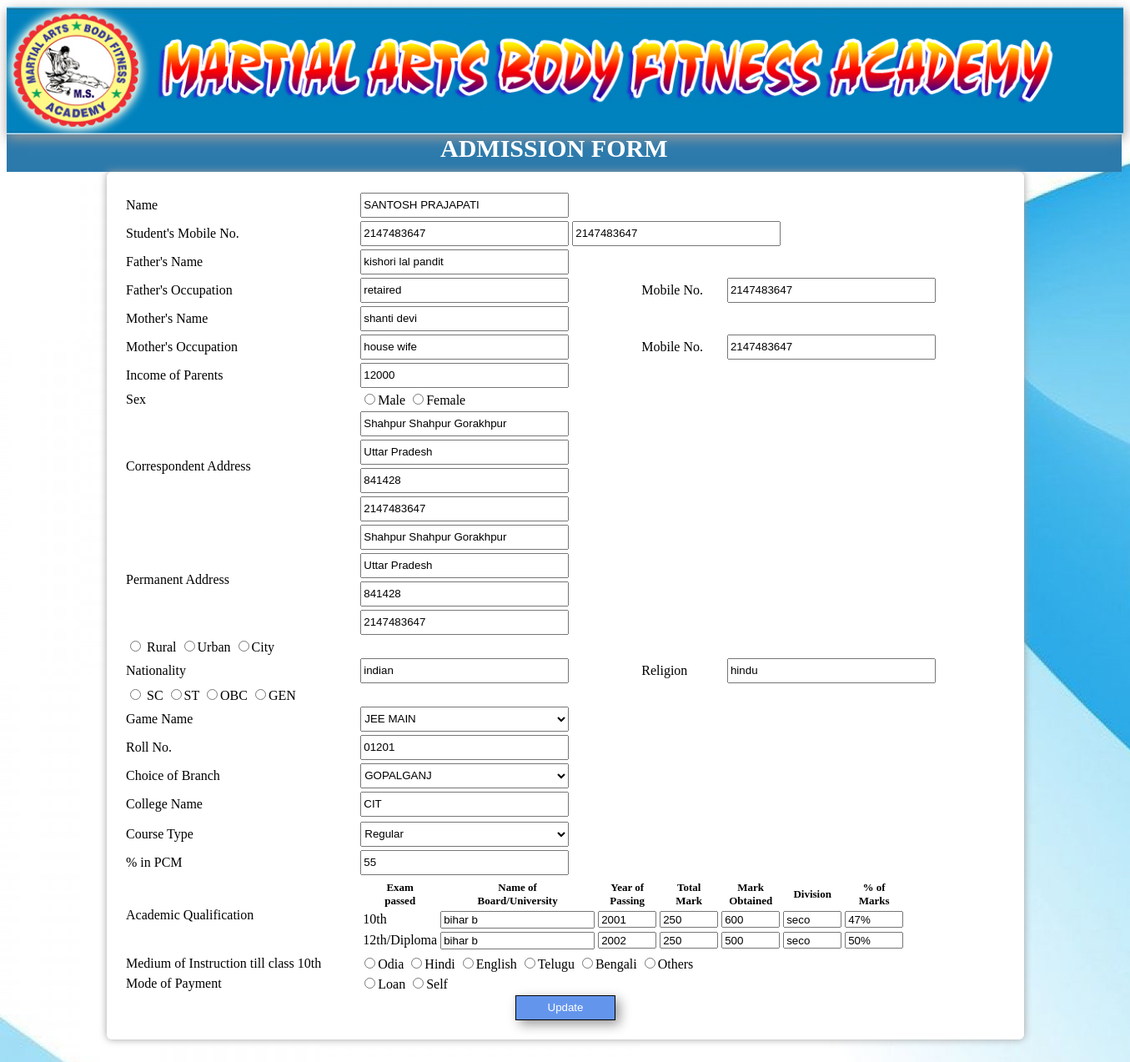
Page /editform.php (signed in) on the committed database.
### tables this page shows
CREATE TABLE `t_user` (
  `s_detid` varchar(15) NOT NULL,
  `s_id` varchar(15) NOT NULL,
  `s_phn1` int(10) NOT NULL,
  `s_phn2` text NOT NULL,
  `f_name` varchar(45) NOT NULL,
  `f_occ` varchar(45) NOT NULL,
  `f_phn` int(10) NOT NULL,
  `m_name` varchar(45) NOT NULL,
  `m_occ` varchar(45) NOT NULL,
  `m_phn` text NOT NULL,
  `s_iop` int(10) NOT NULL,
  `s_sex` varchar(6) NOT NULL,
  `s_cadr` varchar(50) NOT NULL,
  `s_cst` varchar(20) NOT NULL,
  `s_cpin` int(6) NOT NULL,
  `s_cmob` int(10) NOT NULL,
  `s_padr` varchar(50) NOT NULL,
  `s_pst` varchar(20) NOT NULL,
  `s_ppin` int(6) NOT NULL,
  `s_pmob` int(10) NOT NULL,
  `s_ruc` varchar(10) NOT NULL,
  `s_natn` varchar(10) NOT NULL,
  `s_relg` varchar(10) DEFAULT NULL,
  `s_catg` varchar(3) NOT NULL,
  `s_mainsxam` varchar(20) NOT NULL,
  `s_mainsrank` varchar(10) NOT NULL,
  `s_mainsroll` varchar(20) NOT NULL,
  `s_mainsbrnch` varchar(45) NOT NULL,
  `s_branch` varchar(60) NOT NULL,
  `s_college` varchar(255) NOT NULL,
  `s_center` varchar(20) NOT NULL,
  `s_crtype` varchar(10) NOT NULL,
  `s_pcm` varchar(10) NOT NULL,
  `s_tenbrd` varchar(7) NOT NULL,
  `s_tenyop` varchar(4) NOT NULL,
  `s_tentotmark` varchar(4) NOT NULL,
  `s_tenmarkob` varchar(4) NOT NULL,
  `s_tendiv` varchar(4) NOT NULL,
  `s_tenprcmark` varchar(4) NOT NULL,
  `s_twlbrd` varchar(7) NOT NULL,
  `s_twlyop` varchar(4) NOT NULL,
  `s_twltotmark` varchar(4) NOT NULL,
  `s_twlmarkob` varchar(4) NOT NULL,
  `s_twldiv` varchar(4) NOT NULL,
  `s_twlprcmark` varchar(4) NOT NULL,
  `s_moi` varchar(8) NOT NULL,
  `s_pay` varchar(4) NOT NULL
);

CREATE TABLE `t_user_data` (
  `s_id` varchar(10) NOT NULL,
  `s_pwd` varchar(15) NOT NULL,
  `s_dob` date DEFAULT NULL,
  `s_name` varchar(45) NOT NULL,
  `s_email` varchar(45) NOT NULL,
  `s_mob` varchar(10) DEFAULT NULL,
  `s_signupdate` datetime(6) NOT NULL
);

### editform.php (the view, shortened to what this page needs)
<?php
    $con=mysqli_connect("localhost","osinfoit","Shantiklp@2004","osinfoit_oas");
$q=mysqli_query($con,"select s_name from t_user_data where s_id='".$_SESSION['user']."'");
$n=  mysqli_fetch_assoc($q);
$stname= $n['s_name'];
?>
<html>
    <head>
        <link type="text/css" rel="stylesheet" href="css/admform.css"></link>
    </head>
     <body style="background-image:url('./images/inbg.jpg');">
        <form id="edform" action="editform.php" method="post">
            <div class="container-fluid">
                <div class="row">
                  <div class="col-sm-12">
                        <img src="images/cutm.jpg" width="100%" style="box-shadow: 1px 5px 14px #999999; "></img>
                  </div>
                 </div>
             </div>
            <div id="dmid" class="container-fluid">
                 <div class="row">
                    <div class="col-sm-12">
                        <font style="color:white; margin-left:520px; font-family: Verdana; width:100%; font-size:30px;">
                        <b>ADMISSION FORM</b> </font>
                      </div>
                 </div>
             </div>
            <table class="frmtbl">
                <?php
                    $result = mysqli_query($con,"SELECT * FROM t_user WHERE s_id='".$_SESSION['user']."'");
                            while($row = mysqli_fetch_array($result))
                              {
                ?>
                  <tr>
                      <td> <font style="font-family: Verdana;">Name </font> </td>
                    <td colspan="2"> <input type="text" id="unam" name="unam" value="<?php echo $stname;?>">
                  </tr>
                  <tr>
                    <td> <font style="font-family: Verdana;">Student's Mobile No.</font>  </td>
                    <td colspan="3"> <input type="text" id="uphn1" name="uphn1" value="<?php echo $row[2]  ?>">
                    <input type="text" id="uphn2" name="uphn2" value="<?php echo $row[3]  ?>"></td>
                  </tr>
                  <tr>
                    <td><font style="font-family: Verdana;"> Father's Name</font></td>
                    <td  colspan="3"> <input type="text" id="ufname" name="ufname" value="<?php echo $row[4]  ?>" > </td>
                   </tr>
                  <tr>
                    <td> <font style="font-family: Verdana;">Father's Occupation</font></td>
                    <td> <input type="text" id="ufocc" name="ufocc" value="<?php echo $row[5] ?>"> </td>
                    <td><font style="font-family: Verdana;"> Mobile No.</font></td>
                    <td> <input type="text" id="ufphn" name="ufphn" value="<?php echo $row[6] ?>"> </td>
                  </tr>
                <tr>
                    <td> <font style="font-family: Verdana;">Mother's Name</font> </td>
                    <td colspan="3"> <input type="text" id="umname" name="umname" value="<?php echo $row[7] ?>"></td>
                </tr>
                <tr>
                    <td> <font style="font-family: Verdana;">Mother's Occupation</font></td>
                    <td> <input type="text" id="umocc" name="umocc" value="<?php echo $row[8] ?>"> </td>
                     <td> <font style="font-family: Verdana;">Mobile No.</font></td>
                    <td> <input type="text" id="umphn" name="umphn" value="<?php echo $row[9] ?>"></td>
                </tr>
                <tr>
                    <td><font style="font-family: Verdana;"> Income of Parents </font>
                     <td  colspan="3"><input type="text" id="inc" name="inc" value="<?php echo $row[10] ?>"></td>
                </tr>
                <tr>
                    <td> <font style="font-family: Verdana;">Sex </font>
                    <td><input type="radio" id="gen" name="gen" value="Male"><font style="font-family: Verdana;">Male</font>
                     <input type="radio" id="gen" name="gen" value="Female"><font style="font-family: Verdana;">Female </font></td>
                </tr>
                <tr>
                    <td><font style="font-family: Verdana;"> Correspondent Address</font>
                    <td colspan="3"><input type="text" id="cadr" name="cadr" value="<?php echo $row[12] ?>" ><br>
                          <input type="text" id="cast" name="cast" value="<?php echo $row[13] ?>" style="margin-top: 4px;"><br>
                          <input type="text" id="capin" name="capin" value="<?php echo $row[14] ?>" style="margin-top: 4px;"><br>
                          <input type="text" id="camob" name="camob" value="<?php echo $row[15] ?>" style="margin-top: 4px;"><br>
                </td>
                <tr>
                    <td> <font style="font-family: Verdana;">Permanent Address</font>
                    <td colspan="3"><input type="text" id="padr" name="padr" value="<?php echo $row[16] ?>" ><br>
                          <input type="text" id="past" name="past" value="<?php echo $row[17] ?>" style="margin-top: 4px;"><br>
                          <input type="text" id="papin" name="papin" value="<?php echo $row[18] ?>" style="margin-top: 4px;"><br>
                          <input type="text" id="pamob" name="pamob" value="<?php echo $row[19] ?>" style="margin-top: 4px;"><br>
                    </td>
                </tr>
                <tr>
                    <td colspan="4"><input type="radio" id="rur" name="rur" value="Rural"><font style="font-family: Verdana;">
                        Rural
                        <input type="radio" id="rur" name="rur" value="Urban"><font style="font-family: Verdana;">Urban</font>
                        <input type="radio" id="rur" name="rur" value="City"><font style="font-family: Verdana;">City</font></td>
                 </tr>
                <tr>
                    <td><font style="font-family: Verdana;"> Nationality</font>
                    <td><input type="text" id="natn" name="natn" value="<?php echo $row[21] ?>"></td>
                    <td><font style="font-family: Verdana;"> Religion</font>
                    <td><input type="text" id="relg" name="relg" value="<?php echo $row[22] ?>"></td>
                </tr>
                <tr>
                    <td colspan="4"><input type="radio" id="cat" name="cat" value="SC"><font style="font-family: Verdana;">
                        SC
                        <input type="radio" id="cat" name="cat" value="ST"><font style="font-family: Verdana;">ST</font>
                        <input type="radio" id="cat" name="cat" value="OBC"><font style="font-family: Verdana;">OBC</font>
                        <input type="radio" id="cat" name="cat" value="GEN"><font style="font-family: Verdana;">GEN</font></td>
                 </tr>
                 <tr>
                    <td><font style="font-family: Verdana;">Game Name</font></td>
                    <td><select id="oaco" name="oaco" >
                            <option><?php echo $row[24] ?></option>
                        </select>
                    </td>
               </tr>
               <tr>
                    <td><font style="font-family: Verdana;">Roll No.</font></td>
                    <td><input type="text" id="oaroll" name="oaroll" value="<?php echo $row[26] ?>"></td>
               </tr>
               <tr>
                    <td><font style="font-family: Verdana;">Choice of Branch</font></td>
                    <td><select id="brnc" name="brnc">
                         <option><?php echo $row[28] ?></option>
                         </select>
                     </td>
               </tr>
               <tr>
                     <td><font style="font-family: Verdana;">College Name</font></td>
                     <td><input type="text" id="oaroll" name="oaroll" value="<?php echo $row[29] ?>"></td>
                </tr>
                     </td>
                </tr>
                <tr>
                     <td><font style="font-family: Verdana;">Course Type</font></td>
                     <td><select id="crsty" name="crsty">
                         <option><?php echo $row[31] ?></option>
                         </select>
                     </td>
                </tr>
                <tr>
                     <td><font style="font-family: Verdana;">% in PCM</font></td>
                     <td><input type="text" id="pcm" name="pcm" value="<?php echo $row[32] ?>"></td>
                </tr>
               <tr>
                   <td><font style="font-family: Verdana;">Academic Qualification</font></td>
                   <td colspan="3">
                       <table class="table table-hover">
                           <thead>
                               <tr>
                                    <th><font style="font-family: Verdana;font-size: small">Exam</font> <br><font style="font-family: Verdana; font-size: small">passed</font></th>
                                    <th><font style="font-family: Verdana;font-size: small">Name of</font> <br><font style="font-family: Verdana;font-size: small">Board/University</font></th>
                                    <th><font style="font-family: Verdana;font-size: small">Year of</font> <br><font style="font-family: Verdana;font-size: small"> Passing</font></th>
                                    <th><font style="font-family: Verdana;font-size: small">Total</font><br><font style="font-family: Verdana;font-size: small"> Mark</font></th>
                                    <th><font style="font-family: Verdana;font-size: small">Mark</font> <br><font style="font-family: Verdana;font-size: small">Obtained</font></th>
                                    <th><font style="font-family: Verdana;font-size: small">Division</font></th>
                                    <th><font style="font-family: Verdana;font-size: small">% of</font><br><font style="font-family: Verdana;font-size: small"> Marks</font></th>
                              </tr>
                           </thead>
                            <tbody>
                           <tr>
                               <td><?php echo "10th"; ?></td>
                               <td><input type="text" id="nob1" name="nob1" value="<?php echo $row[33] ?>"></td>
                               <td><input type="text" id="yop1" name="yop1" class="actab" value="<?php echo $row[34] ?>"></td>
                               <td><input type="text" id="tm1" name="tm1" class="actab" value="<?php echo $row[35] ?>"></td>
                               <td><input type="text" id="mo1" name="mo1" class="actab" value="<?php echo $row[36] ?>"></td>
                               <td><input type="text" id="divs1" name="divs1" class="actab" value="<?php echo $row[37] ?>"></td>
                               <td><input type="text" id="pom1" name="pom1" class="actab" value="<?php echo $row[38] ?>"></td>
                           </tr>
                           <tr>
                               <td><?php echo "12th/Diploma"; ?> </td>
                               <td><input type="text" id="nob2" name="nob2" value="<?php echo $row[39] ?>"></td>
                               <td><input type="text" id="yop2" name="yop2" class="actab" value="<?php echo $row[40] ?>"></td>
                               <td><input type="text" id="tm2" name="tm2" class="actab" value="<?php echo $row[41] ?>"></td>
                               <td><input type="text" id="mo2" name="mo2" class="actab" value="<?php echo $row[42] ?>"></td>
                               <td><input type="text" id="divs2" name="divs2" class="actab" value="<?php echo $row[43] ?>"></td>
                               <td><input type="text" id="pom2" name="pom2" class="actab" value="<?php echo $row[44] ?>"></td>
                           </tr>
                            </tbody>
                       </table>
                           <tr>
                               <td><font style="font-family: Verdana;">Medium of Instruction till class 10th</font></td>
                               <td colspan="3">
                                    <input type="radio" id="moi" name="moi" value="Odia">Odia
                                    <input type="radio" id="moi" name="moi" value="Hindi"><font style="font-family: Verdana;">Hindi</font>
                                    <input type="radio" id="moi" name="moi" value="English"><font style="font-family: Verdana;">English</font>
                                    <input type="radio" id="moi" name="moi" value="Telugu"><font style="font-family: Verdana;">Telugu</font>
                                    <input type="radio" id="moi" name="moi" value="Bengali"><font style="font-family: Verdana;">Bengali</font>
                                    <input type="radio" id="moi" name="moi" value="Others"><font style="font-family: Verdana;">Others</font>
                               </td>
                           </tr>
                           <tr>
                               <td><font style="font-family: Verdana;">Mode of Payment</font></td>
                               <td colspan="3">
                                    <input type="radio" id="pay" name="pay" value="Loan"><font style="font-family: Verdana;">Loan</font>
                                    <input type="radio" id="pay" name="pay" value="Self"><font style="font-family: Verdana;">Self</font>
                               </td>
                           </tr>
                           <tr>
                                <td colspan="4">
                                   <center> <input type="submit" id="frmupdate" name="frmupdate" value="Update" ></center>
                                </td>
                           </tr>
                           <?php
                              }
                           ?>
                       </table>
            <br>
            <br>
                  </form>
            </body>
</html>

### rows in the picture
t_user: unam "SANTOSH PRAJAPATI", uphn1 "2147483647", uphn2 "2147483647", ufname "kishori lal pandit", ufocc "retaired", ufphn "2147483647", umname "shanti devi", umocc "house wife", umphn "2147483647", inc "12000", cadr "Shahpur Shahpur Gorakhpur", cast "Uttar Pradesh", capin "841428", camob "2147483647", padr "Shahpur Shahpur Gorakhpur", past "Uttar Pradesh", papin "841428", pamob "2147483647", natn "indian", relg "hindu", oaco "JEE MAIN", oaroll "01201", brnc "GOPALGANJ", oaroll "CIT", crsty "Regular", pcm "55", nob1 "bihar b", yop1 "2001", tm1 "250", mo1 "600", divs1 "seco", pom1 "47%", nob2 "bihar b", yop2 "2002", tm2 "250", mo2 "500", divs2 "seco", pom2 "50%"
